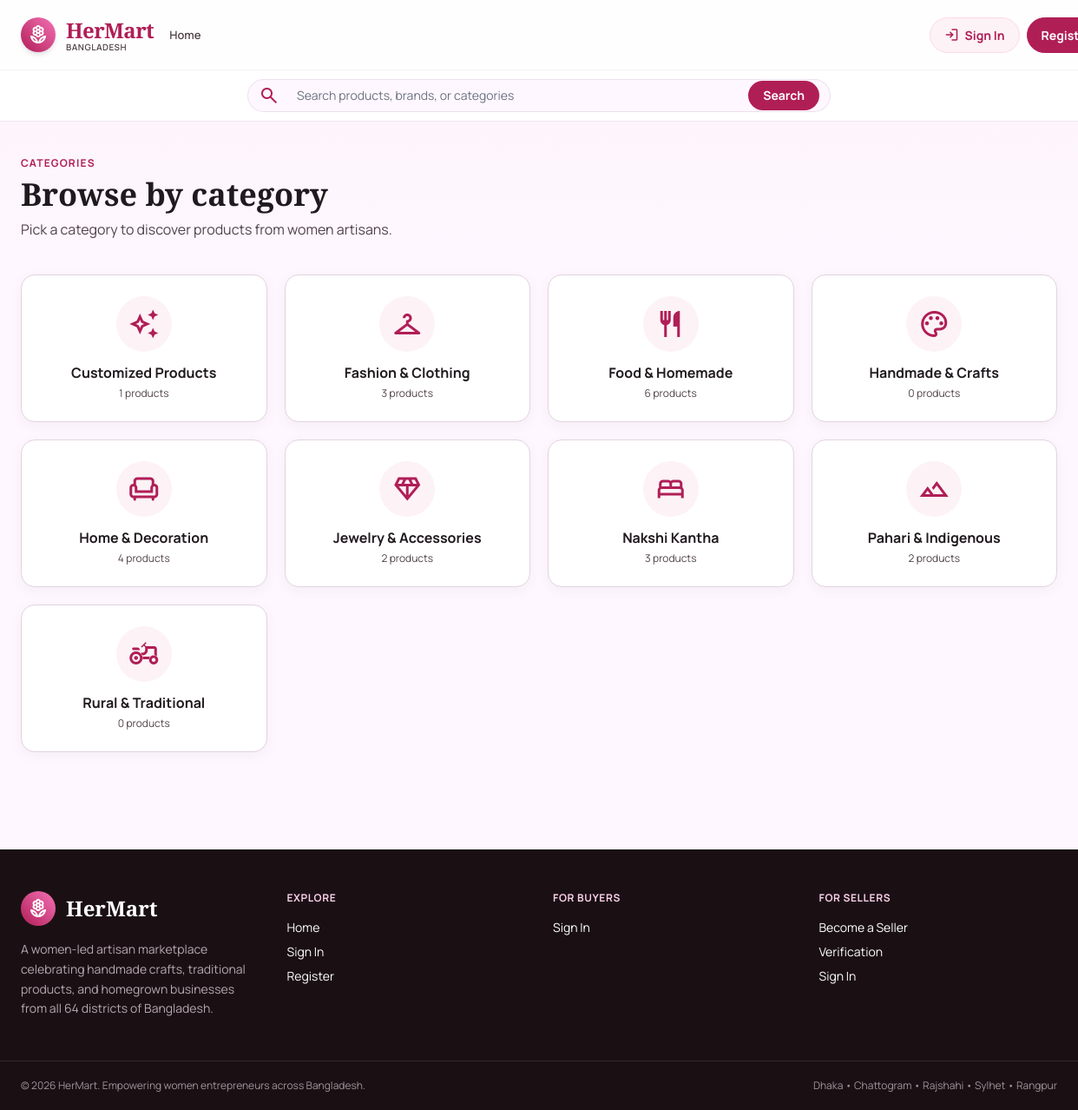
Screenshot of /customer/categories.php with the database file from the repository.
### tables this page shows
CREATE TABLE `categories` (
  `id` int(11) NOT NULL,
  `name` varchar(80) NOT NULL,
  `slug` varchar(80) NOT NULL,
  `icon` varchar(60) DEFAULT 'category',
  `description` varchar(255) DEFAULT NULL
);

### includes/db.php (called while the page is built, shortened)
<?php
$host = DB_HOST;
$user = DB_USER;
$pass = DB_PASS;
$db   = DB_NAME;
$port = DB_PORT;
$conn = @new mysqli($host, $user, $pass, $db, $port);
$db_ready = !$conn->connect_error;
function db_select($sql, $types = '', $params = []) {
    global $conn, $db_ready;
    $stmt = $conn->prepare($sql);
    if (!$stmt->execute()) {
        error_log('[HerMart] db_select execute failed: ' . $stmt->error . ' | SQL: ' . $sql);
        $stmt->close();
        return [];
    }
    $res = $stmt->get_result();
    $rows = $res ? $res->fetch_all(MYSQLI_ASSOC) : [];
    return $rows;
}
function h($str) {
    return htmlspecialchars((string)$str, ENT_QUOTES, 'UTF-8');
}

### customer/categories.php (the view, shortened to what this page needs)
<?php
$cats = db_select("SELECT c.*, COUNT(p.id) AS product_count FROM categories c
                   LEFT JOIN products p ON p.category_id = c.id
                   GROUP BY c.id ORDER BY c.name ASC");
$catInfo = null;
include __DIR__ . '/../includes/header.php';
?>
<section class="bg-gradient-to-b from-primary-light/40 to-transparent">
  <div class="max-w-7xl mx-auto px-4 md:px-6 py-10">
    <p class="text-xs uppercase tracking-widest font-bold text-primary">Categories</p>
    <h1 class="font-serif text-3xl md:text-4xl font-bold mt-2">
      <?= $catInfo ? h($catInfo['name']) : 'Browse by category' ?>
    </h1>
    <p class="text-on-surface-variant mt-2 max-w-2xl">
      <?= $catInfo ? 'Explore all products in this category.' : 'Pick a category to discover products from women artisans.' ?>
    </p>
  </div>
</section>
<?php if (!$catInfo): ?>
<section class="max-w-7xl mx-auto px-4 md:px-6 pb-12">
  <div class="grid grid-cols-2 sm:grid-cols-3 lg:grid-cols-4 gap-5">
    <?php foreach ($cats as $c): ?>
      <a href="?cat=<?= h($c['slug']) ?>" class="hm-card p-6 flex flex-col items-center text-center group">
        <div class="w-16 h-16 rounded-full bg-primary-light flex items-center justify-center mb-3 group-hover:scale-110 transition-transform">
          <span class="material-symbols-outlined text-primary text-4xl"><?= h($c['icon']) ?></span>
        </div>
        <h3 class="font-bold text-on-surface"><?= h($c['name']) ?></h3>
        <p class="text-xs text-on-surface-variant mt-1"><?= (int)$c['product_count'] ?> products</p>
      </a>
    <?php endforeach; ?>
  </div>
</section>
<?php endif; ?>
<?php include __DIR__ . '/../includes/footer.php'; ?>

### assets/css/style.css (style rules this page uses)
html { scroll-behavior: smooth; }
body { -webkit-font-smoothing: antialiased; -moz-osx-font-smoothing: grayscale; font-family: 'Manrope', sans-serif; color: #201a1e; background: #fef7ff; }
.material-symbols-outlined { font-family: 'Material Symbols Outlined'; font-weight: normal; font-style: normal; font-size: 24px; line-height: 1; letter-spacing: normal; text-transform: none; display: inline-block; white-space: nowrap; word-wrap: normal; direction: ltr; font-feature-settings: 'liga'; -webkit-font-smoothing: antialiased; font-variation-settings: 'FILL' 0, 'wght' 400, 'GRAD' 0, 'opsz' 24; vertical-align: middle; }
.hm-card { background: #fff; border: 1px solid #e2d3df; border-radius: 1rem; box-shadow: 0 4px 14px rgba(101, 88, 95, 0.06); transition: all 0.2s ease; }

### rows the page displays
categories: name "Customized Products", product_count "1"
categories: name "Fashion & Clothing", product_count "3"
categories: name "Food & Homemade", product_count "6"
categories: name "Handmade & Crafts", product_count "0"
categories: name "Home & Decoration", product_count "4"
categories: name "Jewelry & Accessories", product_count "2"
categories: name "Nakshi Kantha", product_count "3"
categories: name "Pahari & Indigenous", product_count "2"
categories: name "Rural & Traditional", product_count "0"
